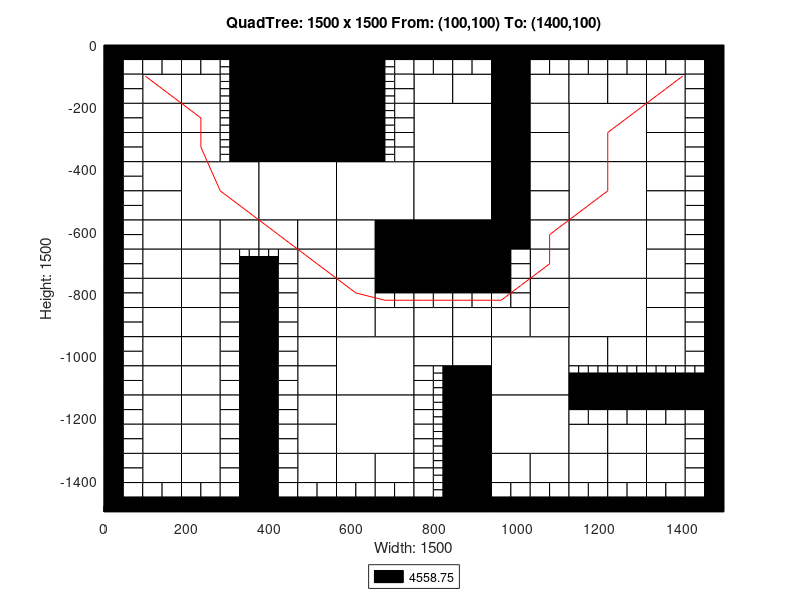

The MATLAB script that drew this image:
axis([0 1500 -1500 0]);
title('QuadTree: 1500 x 1500 From: (100,100) To: (1400,100)');
xlabel('Width: 1500');
ylabel('Height: 1500');
rectangle('Position',[375 -187.5 187.5 187.5], 'FaceColor',[0 0 0]);
rectangle('Position',[375 -375 187.5 187.5], 'FaceColor',[0 0 0]);
rectangle('Position',[187.5 -562.5 187.5 187.5], 'FaceColor',[1 1 1]);
rectangle('Position',[375 -562.5 187.5 187.5], 'FaceColor',[1 1 1]);
rectangle('Position',[562.5 -562.5 187.5 187.5], 'FaceColor',[1 1 1]);
rectangle('Position',[750 -375 187.5 187.5], 'FaceColor',[1 1 1]);
rectangle('Position',[1125 -375 187.5 187.5], 'FaceColor',[1 1 1]);
rectangle('Position',[750 -562.5 187.5 187.5], 'FaceColor',[1 1 1]);
rectangle('Position',[750 -750 187.5 187.5], 'FaceColor',[0 0 0]);
rectangle('Position',[1125 -562.5 187.5 187.5], 'FaceColor',[1 1 1]);
rectangle('Position',[1125 -750 187.5 187.5], 'FaceColor',[1 1 1]);
rectangle('Position',[562.5 -1125 187.5 187.5], 'FaceColor',[1 1 1]);
rectangle('Position',[562.5 -1312.5 187.5 187.5], 'FaceColor',[1 1 1]);
rectangle('Position',[937.5 -1125 187.5 187.5], 'FaceColor',[1 1 1]);
rectangle('Position',[1125 -937.5 187.5 187.5], 'FaceColor',[1 1 1]);
rectangle('Position',[937.5 -1312.5 187.5 187.5], 'FaceColor',[1 1 1]);
rectangle('Position',[93.75 -187.5 93.75 93.75], 'FaceColor',[1 1 1]);
rectangle('Position',[187.5 -187.5 93.75 93.75], 'FaceColor',[1 1 1]);
rectangle('Position',[93.75 -281.25 93.75 93.75], 'FaceColor',[1 1 1]);
rectangle('Position',[93.75 -375 93.75 93.75], 'FaceColor',[1 1 1]);
rectangle('Position',[187.5 -281.25 93.75 93.75], 'FaceColor',[1 1 1]);
rectangle('Position',[187.5 -375 93.75 93.75], 'FaceColor',[1 1 1]);
rectangle('Position',[562.5 -93.75 93.75 93.75], 'FaceColor',[0 0 0]);
rectangle('Position',[562.5 -187.5 93.75 93.75], 'FaceColor',[0 0 0]);
rectangle('Position',[562.5 -281.25 93.75 93.75], 'FaceColor',[0 0 0]);
rectangle('Position',[562.5 -375 93.75 93.75], 'FaceColor',[0 0 0]);
rectangle('Position',[93.75 -468.75 93.75 93.75], 'FaceColor',[1 1 1]);
rectangle('Position',[93.75 -562.5 93.75 93.75], 'FaceColor',[1 1 1]);
rectangle('Position',[93.75 -656.25 93.75 93.75], 'FaceColor',[1 1 1]);
rectangle('Position',[93.75 -750 93.75 93.75], 'FaceColor',[1 1 1]);
rectangle('Position',[187.5 -656.25 93.75 93.75], 'FaceColor',[1 1 1]);
rectangle('Position',[281.25 -656.25 93.75 93.75], 'FaceColor',[1 1 1]);
rectangle('Position',[187.5 -750 93.75 93.75], 'FaceColor',[1 1 1]);
rectangle('Position',[375 -656.25 93.75 93.75], 'FaceColor',[1 1 1]);
rectangle('Position',[468.75 -656.25 93.75 93.75], 'FaceColor',[1 1 1]);
rectangle('Position',[468.75 -750 93.75 93.75], 'FaceColor',[1 1 1]);
rectangle('Position',[562.5 -656.25 93.75 93.75], 'FaceColor',[1 1 1]);
rectangle('Position',[656.25 -656.25 93.75 93.75], 'FaceColor',[0 0 0]);
rectangle('Position',[562.5 -750 93.75 93.75], 'FaceColor',[1 1 1]);
rectangle('Position',[656.25 -750 93.75 93.75], 'FaceColor',[0 0 0]);
rectangle('Position',[750 -187.5 93.75 93.75], 'FaceColor',[1 1 1]);
rectangle('Position',[843.75 -187.5 93.75 93.75], 'FaceColor',[1 1 1]);
rectangle('Position',[937.5 -93.75 93.75 93.75], 'FaceColor',[0 0 0]);
rectangle('Position',[937.5 -187.5 93.75 93.75], 'FaceColor',[0 0 0]);
rectangle('Position',[1031.25 -187.5 93.75 93.75], 'FaceColor',[1 1 1]);
rectangle('Position',[937.5 -281.25 93.75 93.75], 'FaceColor',[0 0 0]);
rectangle('Position',[1031.25 -281.25 93.75 93.75], 'FaceColor',[1 1 1]);
rectangle('Position',[937.5 -375 93.75 93.75], 'FaceColor',[0 0 0]);
rectangle('Position',[1031.25 -375 93.75 93.75], 'FaceColor',[1 1 1]);
rectangle('Position',[1125 -187.5 93.75 93.75], 'FaceColor',[1 1 1]);
rectangle('Position',[1218.75 -187.5 93.75 93.75], 'FaceColor',[1 1 1]);
rectangle('Position',[1312.5 -187.5 93.75 93.75], 'FaceColor',[1 1 1]);
rectangle('Position',[1312.5 -281.25 93.75 93.75], 'FaceColor',[1 1 1]);
rectangle('Position',[1312.5 -375 93.75 93.75], 'FaceColor',[1 1 1]);
rectangle('Position',[937.5 -468.75 93.75 93.75], 'FaceColor',[0 0 0]);
rectangle('Position',[1031.25 -468.75 93.75 93.75], 'FaceColor',[1 1 1]);
rectangle('Position',[937.5 -562.5 93.75 93.75], 'FaceColor',[0 0 0]);
rectangle('Position',[1031.25 -562.5 93.75 93.75], 'FaceColor',[1 1 1]);
rectangle('Position',[937.5 -656.25 93.75 93.75], 'FaceColor',[0 0 0]);
rectangle('Position',[1031.25 -656.25 93.75 93.75], 'FaceColor',[1 1 1]);
rectangle('Position',[1031.25 -750 93.75 93.75], 'FaceColor',[1 1 1]);
rectangle('Position',[1312.5 -468.75 93.75 93.75], 'FaceColor',[1 1 1]);
rectangle('Position',[1312.5 -562.5 93.75 93.75], 'FaceColor',[1 1 1]);
rectangle('Position',[1312.5 -656.25 93.75 93.75], 'FaceColor',[1 1 1]);
rectangle('Position',[1312.5 -750 93.75 93.75], 'FaceColor',[1 1 1]);
rectangle('Position',[93.75 -843.75 93.75 93.75], 'FaceColor',[1 1 1]);
rectangle('Position',[93.75 -937.5 93.75 93.75], 'FaceColor',[1 1 1]);
rectangle('Position',[187.5 -843.75 93.75 93.75], 'FaceColor',[1 1 1]);
rectangle('Position',[187.5 -937.5 93.75 93.75], 'FaceColor',[1 1 1]);
rectangle('Position',[93.75 -1031.25 93.75 93.75], 'FaceColor',[1 1 1]);
rectangle('Position',[93.75 -1125 93.75 93.75], 'FaceColor',[1 1 1]);
rectangle('Position',[187.5 -1031.25 93.75 93.75], 'FaceColor',[1 1 1]);
rectangle('Position',[187.5 -1125 93.75 93.75], 'FaceColor',[1 1 1]);
rectangle('Position',[468.75 -843.75 93.75 93.75], 'FaceColor',[1 1 1]);
rectangle('Position',[468.75 -937.5 93.75 93.75], 'FaceColor',[1 1 1]);
rectangle('Position',[562.5 -843.75 93.75 93.75], 'FaceColor',[1 1 1]);
rectangle('Position',[562.5 -937.5 93.75 93.75], 'FaceColor',[1 1 1]);
rectangle('Position',[656.25 -937.5 93.75 93.75], 'FaceColor',[1 1 1]);
rectangle('Position',[468.75 -1031.25 93.75 93.75], 'FaceColor',[1 1 1]);
rectangle('Position',[468.75 -1125 93.75 93.75], 'FaceColor',[1 1 1]);
rectangle('Position',[93.75 -1218.75 93.75 93.75], 'FaceColor',[1 1 1]);
rectangle('Position',[93.75 -1312.5 93.75 93.75], 'FaceColor',[1 1 1]);
rectangle('Position',[187.5 -1218.75 93.75 93.75], 'FaceColor',[1 1 1]);
rectangle('Position',[187.5 -1312.5 93.75 93.75], 'FaceColor',[1 1 1]);
rectangle('Position',[93.75 -1406.25 93.75 93.75], 'FaceColor',[1 1 1]);
rectangle('Position',[187.5 -1406.25 93.75 93.75], 'FaceColor',[1 1 1]);
rectangle('Position',[468.75 -1218.75 93.75 93.75], 'FaceColor',[1 1 1]);
rectangle('Position',[468.75 -1312.5 93.75 93.75], 'FaceColor',[1 1 1]);
rectangle('Position',[468.75 -1406.25 93.75 93.75], 'FaceColor',[1 1 1]);
rectangle('Position',[562.5 -1406.25 93.75 93.75], 'FaceColor',[1 1 1]);
rectangle('Position',[656.25 -1406.25 93.75 93.75], 'FaceColor',[1 1 1]);
rectangle('Position',[750 -937.5 93.75 93.75], 'FaceColor',[1 1 1]);
rectangle('Position',[843.75 -937.5 93.75 93.75], 'FaceColor',[1 1 1]);
rectangle('Position',[1031.25 -843.75 93.75 93.75], 'FaceColor',[1 1 1]);
rectangle('Position',[937.5 -937.5 93.75 93.75], 'FaceColor',[1 1 1]);
rectangle('Position',[1031.25 -937.5 93.75 93.75], 'FaceColor',[1 1 1]);
rectangle('Position',[750 -1031.25 93.75 93.75], 'FaceColor',[1 1 1]);
rectangle('Position',[843.75 -1031.25 93.75 93.75], 'FaceColor',[1 1 1]);
rectangle('Position',[843.75 -1125 93.75 93.75], 'FaceColor',[0 0 0]);
rectangle('Position',[1312.5 -843.75 93.75 93.75], 'FaceColor',[1 1 1]);
rectangle('Position',[1312.5 -937.5 93.75 93.75], 'FaceColor',[1 1 1]);
rectangle('Position',[1125 -1031.25 93.75 93.75], 'FaceColor',[1 1 1]);
rectangle('Position',[1218.75 -1031.25 93.75 93.75], 'FaceColor',[1 1 1]);
rectangle('Position',[1312.5 -1031.25 93.75 93.75], 'FaceColor',[1 1 1]);
rectangle('Position',[843.75 -1218.75 93.75 93.75], 'FaceColor',[0 0 0]);
rectangle('Position',[843.75 -1312.5 93.75 93.75], 'FaceColor',[0 0 0]);
rectangle('Position',[843.75 -1406.25 93.75 93.75], 'FaceColor',[0 0 0]);
rectangle('Position',[843.75 -1500 93.75 93.75], 'FaceColor',[0 0 0]);
rectangle('Position',[937.5 -1406.25 93.75 93.75], 'FaceColor',[1 1 1]);
rectangle('Position',[1031.25 -1406.25 93.75 93.75], 'FaceColor',[1 1 1]);
rectangle('Position',[1125 -1312.5 93.75 93.75], 'FaceColor',[1 1 1]);
rectangle('Position',[1218.75 -1312.5 93.75 93.75], 'FaceColor',[1 1 1]);
rectangle('Position',[1312.5 -1312.5 93.75 93.75], 'FaceColor',[1 1 1]);
rectangle('Position',[1125 -1406.25 93.75 93.75], 'FaceColor',[1 1 1]);
rectangle('Position',[1218.75 -1406.25 93.75 93.75], 'FaceColor',[1 1 1]);
rectangle('Position',[1312.5 -1406.25 93.75 93.75], 'FaceColor',[1 1 1]);
rectangle('Position',[0 -46.875 46.875 46.875], 'FaceColor',[0 0 0]);
rectangle('Position',[46.875 -46.875 46.875 46.875], 'FaceColor',[0 0 0]);
rectangle('Position',[0 -93.75 46.875 46.875], 'FaceColor',[0 0 0]);
rectangle('Position',[46.875 -93.75 46.875 46.875], 'FaceColor',[1 1 1]);
rectangle('Position',[93.75 -46.875 46.875 46.875], 'FaceColor',[0 0 0]);
rectangle('Position',[140.625 -46.875 46.875 46.875], 'FaceColor',[0 0 0]);
rectangle('Position',[93.75 -93.75 46.875 46.875], 'FaceColor',[1 1 1]);
rectangle('Position',[140.625 -93.75 46.875 46.875], 'FaceColor',[1 1 1]);
rectangle('Position',[0 -140.625 46.875 46.875], 'FaceColor',[0 0 0]);
rectangle('Position',[46.875 -140.625 46.875 46.875], 'FaceColor',[1 1 1]);
rectangle('Position',[0 -187.5 46.875 46.875], 'FaceColor',[0 0 0]);
rectangle('Position',[46.875 -187.5 46.875 46.875], 'FaceColor',[1 1 1]);
rectangle('Position',[187.5 -46.875 46.875 46.875], 'FaceColor',[0 0 0]);
rectangle('Position',[234.375 -46.875 46.875 46.875], 'FaceColor',[0 0 0]);
rectangle('Position',[187.5 -93.75 46.875 46.875], 'FaceColor',[1 1 1]);
rectangle('Position',[234.375 -93.75 46.875 46.875], 'FaceColor',[1 1 1]);
rectangle('Position',[281.25 -46.875 46.875 46.875], 'FaceColor',[0 0 0]);
rectangle('Position',[328.125 -46.875 46.875 46.875], 'FaceColor',[0 0 0]);
rectangle('Position',[328.125 -93.75 46.875 46.875], 'FaceColor',[0 0 0]);
rectangle('Position',[328.125 -140.625 46.875 46.875], 'FaceColor',[0 0 0]);
rectangle('Position',[328.125 -187.5 46.875 46.875], 'FaceColor',[0 0 0]);
rectangle('Position',[0 -234.375 46.875 46.875], 'FaceColor',[0 0 0]);
rectangle('Position',[46.875 -234.375 46.875 46.875], 'FaceColor',[1 1 1]);
rectangle('Position',[0 -281.25 46.875 46.875], 'FaceColor',[0 0 0]);
rectangle('Position',[46.875 -281.25 46.875 46.875], 'FaceColor',[1 1 1]);
rectangle('Position',[0 -328.125 46.875 46.875], 'FaceColor',[0 0 0]);
rectangle('Position',[46.875 -328.125 46.875 46.875], 'FaceColor',[1 1 1]);
rectangle('Position',[0 -375 46.875 46.875], 'FaceColor',[0 0 0]);
rectangle('Position',[46.875 -375 46.875 46.875], 'FaceColor',[1 1 1]);
rectangle('Position',[328.125 -234.375 46.875 46.875], 'FaceColor',[0 0 0]);
rectangle('Position',[328.125 -281.25 46.875 46.875], 'FaceColor',[0 0 0]);
rectangle('Position',[328.125 -328.125 46.875 46.875], 'FaceColor',[0 0 0]);
rectangle('Position',[328.125 -375 46.875 46.875], 'FaceColor',[0 0 0]);
rectangle('Position',[656.25 -46.875 46.875 46.875], 'FaceColor',[0 0 0]);
rectangle('Position',[703.125 -46.875 46.875 46.875], 'FaceColor',[0 0 0]);
rectangle('Position',[703.125 -93.75 46.875 46.875], 'FaceColor',[1 1 1]);
rectangle('Position',[703.125 -140.625 46.875 46.875], 'FaceColor',[1 1 1]);
rectangle('Position',[703.125 -187.5 46.875 46.875], 'FaceColor',[1 1 1]);
rectangle('Position',[703.125 -234.375 46.875 46.875], 'FaceColor',[1 1 1]);
rectangle('Position',[703.125 -281.25 46.875 46.875], 'FaceColor',[1 1 1]);
rectangle('Position',[703.125 -328.125 46.875 46.875], 'FaceColor',[1 1 1]);
rectangle('Position',[703.125 -375 46.875 46.875], 'FaceColor',[1 1 1]);
rectangle('Position',[0 -421.875 46.875 46.875], 'FaceColor',[0 0 0]);
rectangle('Position',[46.875 -421.875 46.875 46.875], 'FaceColor',[1 1 1]);
rectangle('Position',[0 -468.75 46.875 46.875], 'FaceColor',[0 0 0]);
rectangle('Position',[46.875 -468.75 46.875 46.875], 'FaceColor',[1 1 1]);
rectangle('Position',[0 -515.625 46.875 46.875], 'FaceColor',[0 0 0]);
rectangle('Position',[46.875 -515.625 46.875 46.875], 'FaceColor',[1 1 1]);
rectangle('Position',[0 -562.5 46.875 46.875], 'FaceColor',[0 0 0]);
rectangle('Position',[46.875 -562.5 46.875 46.875], 'FaceColor',[1 1 1]);
rectangle('Position',[0 -609.375 46.875 46.875], 'FaceColor',[0 0 0]);
rectangle('Position',[46.875 -609.375 46.875 46.875], 'FaceColor',[1 1 1]);
rectangle('Position',[0 -656.25 46.875 46.875], 'FaceColor',[0 0 0]);
rectangle('Position',[46.875 -656.25 46.875 46.875], 'FaceColor',[1 1 1]);
rectangle('Position',[0 -703.125 46.875 46.875], 'FaceColor',[0 0 0]);
rectangle('Position',[46.875 -703.125 46.875 46.875], 'FaceColor',[1 1 1]);
rectangle('Position',[0 -750 46.875 46.875], 'FaceColor',[0 0 0]);
rectangle('Position',[46.875 -750 46.875 46.875], 'FaceColor',[1 1 1]);
rectangle('Position',[281.25 -703.125 46.875 46.875], 'FaceColor',[1 1 1]);
rectangle('Position',[281.25 -750 46.875 46.875], 'FaceColor',[1 1 1]);
rectangle('Position',[328.125 -750 46.875 46.875], 'FaceColor',[0 0 0]);
rectangle('Position',[421.875 -703.125 46.875 46.875], 'FaceColor',[1 1 1]);
rectangle('Position',[375 -750 46.875 46.875], 'FaceColor',[0 0 0]);
rectangle('Position',[421.875 -750 46.875 46.875], 'FaceColor',[1 1 1]);
rectangle('Position',[750 -46.875 46.875 46.875], 'FaceColor',[0 0 0]);
rectangle('Position',[796.875 -46.875 46.875 46.875], 'FaceColor',[0 0 0]);
rectangle('Position',[750 -93.75 46.875 46.875], 'FaceColor',[1 1 1]);
rectangle('Position',[796.875 -93.75 46.875 46.875], 'FaceColor',[1 1 1]);
rectangle('Position',[843.75 -46.875 46.875 46.875], 'FaceColor',[0 0 0]);
rectangle('Position',[890.625 -46.875 46.875 46.875], 'FaceColor',[0 0 0]);
rectangle('Position',[843.75 -93.75 46.875 46.875], 'FaceColor',[1 1 1]);
rectangle('Position',[890.625 -93.75 46.875 46.875], 'FaceColor',[1 1 1]);
rectangle('Position',[1031.25 -46.875 46.875 46.875], 'FaceColor',[0 0 0]);
rectangle('Position',[1078.12 -46.875 46.875 46.875], 'FaceColor',[0 0 0]);
rectangle('Position',[1031.25 -93.75 46.875 46.875], 'FaceColor',[1 1 1]);
rectangle('Position',[1078.12 -93.75 46.875 46.875], 'FaceColor',[1 1 1]);
rectangle('Position',[1125 -46.875 46.875 46.875], 'FaceColor',[0 0 0]);
rectangle('Position',[1171.88 -46.875 46.875 46.875], 'FaceColor',[0 0 0]);
rectangle('Position',[1125 -93.75 46.875 46.875], 'FaceColor',[1 1 1]);
rectangle('Position',[1171.88 -93.75 46.875 46.875], 'FaceColor',[1 1 1]);
rectangle('Position',[1218.75 -46.875 46.875 46.875], 'FaceColor',[0 0 0]);
rectangle('Position',[1265.62 -46.875 46.875 46.875], 'FaceColor',[0 0 0]);
rectangle('Position',[1218.75 -93.75 46.875 46.875], 'FaceColor',[1 1 1]);
rectangle('Position',[1265.62 -93.75 46.875 46.875], 'FaceColor',[1 1 1]);
rectangle('Position',[1312.5 -46.875 46.875 46.875], 'FaceColor',[0 0 0]);
rectangle('Position',[1359.38 -46.875 46.875 46.875], 'FaceColor',[0 0 0]);
rectangle('Position',[1312.5 -93.75 46.875 46.875], 'FaceColor',[1 1 1]);
rectangle('Position',[1359.38 -93.75 46.875 46.875], 'FaceColor',[1 1 1]);
rectangle('Position',[1406.25 -46.875 46.875 46.875], 'FaceColor',[0 0 0]);
rectangle('Position',[1453.12 -46.875 46.875 46.875], 'FaceColor',[0 0 0]);
rectangle('Position',[1406.25 -93.75 46.875 46.875], 'FaceColor',[1 1 1]);
rectangle('Position',[1453.12 -93.75 46.875 46.875], 'FaceColor',[0 0 0]);
rectangle('Position',[1406.25 -140.625 46.875 46.875], 'FaceColor',[1 1 1]);
rectangle('Position',[1453.12 -140.625 46.875 46.875], 'FaceColor',[0 0 0]);
rectangle('Position',[1406.25 -187.5 46.875 46.875], 'FaceColor',[1 1 1]);
rectangle('Position',[1453.12 -187.5 46.875 46.875], 'FaceColor',[0 0 0]);
rectangle('Position',[1406.25 -234.375 46.875 46.875], 'FaceColor',[1 1 1]);
rectangle('Position',[1453.12 -234.375 46.875 46.875], 'FaceColor',[0 0 0]);
rectangle('Position',[1406.25 -281.25 46.875 46.875], 'FaceColor',[1 1 1]);
rectangle('Position',[1453.12 -281.25 46.875 46.875], 'FaceColor',[0 0 0]);
rectangle('Position',[1406.25 -328.125 46.875 46.875], 'FaceColor',[1 1 1]);
rectangle('Position',[1453.12 -328.125 46.875 46.875], 'FaceColor',[0 0 0]);
rectangle('Position',[1406.25 -375 46.875 46.875], 'FaceColor',[1 1 1]);
rectangle('Position',[1453.12 -375 46.875 46.875], 'FaceColor',[0 0 0]);
rectangle('Position',[937.5 -703.125 46.875 46.875], 'FaceColor',[0 0 0]);
rectangle('Position',[984.375 -703.125 46.875 46.875], 'FaceColor',[1 1 1]);
rectangle('Position',[937.5 -750 46.875 46.875], 'FaceColor',[0 0 0]);
rectangle('Position',[984.375 -750 46.875 46.875], 'FaceColor',[1 1 1]);
rectangle('Position',[1406.25 -421.875 46.875 46.875], 'FaceColor',[1 1 1]);
rectangle('Position',[1453.12 -421.875 46.875 46.875], 'FaceColor',[0 0 0]);
rectangle('Position',[1406.25 -468.75 46.875 46.875], 'FaceColor',[1 1 1]);
rectangle('Position',[1453.12 -468.75 46.875 46.875], 'FaceColor',[0 0 0]);
rectangle('Position',[1406.25 -515.625 46.875 46.875], 'FaceColor',[1 1 1]);
rectangle('Position',[1453.12 -515.625 46.875 46.875], 'FaceColor',[0 0 0]);
rectangle('Position',[1406.25 -562.5 46.875 46.875], 'FaceColor',[1 1 1]);
rectangle('Position',[1453.12 -562.5 46.875 46.875], 'FaceColor',[0 0 0]);
rectangle('Position',[1406.25 -609.375 46.875 46.875], 'FaceColor',[1 1 1]);
rectangle('Position',[1453.12 -609.375 46.875 46.875], 'FaceColor',[0 0 0]);
rectangle('Position',[1406.25 -656.25 46.875 46.875], 'FaceColor',[1 1 1]);
rectangle('Position',[1453.12 -656.25 46.875 46.875], 'FaceColor',[0 0 0]);
rectangle('Position',[1406.25 -703.125 46.875 46.875], 'FaceColor',[1 1 1]);
rectangle('Position',[1453.12 -703.125 46.875 46.875], 'FaceColor',[0 0 0]);
rectangle('Position',[1406.25 -750 46.875 46.875], 'FaceColor',[1 1 1]);
rectangle('Position',[1453.12 -750 46.875 46.875], 'FaceColor',[0 0 0]);
rectangle('Position',[0 -796.875 46.875 46.875], 'FaceColor',[0 0 0]);
rectangle('Position',[46.875 -796.875 46.875 46.875], 'FaceColor',[1 1 1]);
rectangle('Position',[0 -843.75 46.875 46.875], 'FaceColor',[0 0 0]);
rectangle('Position',[46.875 -843.75 46.875 46.875], 'FaceColor',[1 1 1]);
rectangle('Position',[0 -890.625 46.875 46.875], 'FaceColor',[0 0 0]);
rectangle('Position',[46.875 -890.625 46.875 46.875], 'FaceColor',[1 1 1]);
rectangle('Position',[0 -937.5 46.875 46.875], 'FaceColor',[0 0 0]);
rectangle('Position',[46.875 -937.5 46.875 46.875], 'FaceColor',[1 1 1]);
rectangle('Position',[281.25 -796.875 46.875 46.875], 'FaceColor',[1 1 1]);
rectangle('Position',[328.125 -796.875 46.875 46.875], 'FaceColor',[0 0 0]);
rectangle('Position',[281.25 -843.75 46.875 46.875], 'FaceColor',[1 1 1]);
rectangle('Position',[328.125 -843.75 46.875 46.875], 'FaceColor',[0 0 0]);
rectangle('Position',[281.25 -890.625 46.875 46.875], 'FaceColor',[1 1 1]);
rectangle('Position',[328.125 -890.625 46.875 46.875], 'FaceColor',[0 0 0]);
rectangle('Position',[281.25 -937.5 46.875 46.875], 'FaceColor',[1 1 1]);
rectangle('Position',[328.125 -937.5 46.875 46.875], 'FaceColor',[0 0 0]);
rectangle('Position',[0 -984.375 46.875 46.875], 'FaceColor',[0 0 0]);
rectangle('Position',[46.875 -984.375 46.875 46.875], 'FaceColor',[1 1 1]);
rectangle('Position',[0 -1031.25 46.875 46.875], 'FaceColor',[0 0 0]);
rectangle('Position',[46.875 -1031.25 46.875 46.875], 'FaceColor',[1 1 1]);
rectangle('Position',[0 -1078.12 46.875 46.875], 'FaceColor',[0 0 0]);
rectangle('Position',[46.875 -1078.12 46.875 46.875], 'FaceColor',[1 1 1]);
rectangle('Position',[0 -1125 46.875 46.875], 'FaceColor',[0 0 0]);
rectangle('Position',[46.875 -1125 46.875 46.875], 'FaceColor',[1 1 1]);
rectangle('Position',[281.25 -984.375 46.875 46.875], 'FaceColor',[1 1 1]);
rectangle('Position',[328.125 -984.375 46.875 46.875], 'FaceColor',[0 0 0]);
rectangle('Position',[281.25 -1031.25 46.875 46.875], 'FaceColor',[1 1 1]);
rectangle('Position',[328.125 -1031.25 46.875 46.875], 'FaceColor',[0 0 0]);
rectangle('Position',[281.25 -1078.12 46.875 46.875], 'FaceColor',[1 1 1]);
rectangle('Position',[328.125 -1078.12 46.875 46.875], 'FaceColor',[0 0 0]);
rectangle('Position',[281.25 -1125 46.875 46.875], 'FaceColor',[1 1 1]);
rectangle('Position',[328.125 -1125 46.875 46.875], 'FaceColor',[0 0 0]);
rectangle('Position',[375 -796.875 46.875 46.875], 'FaceColor',[0 0 0]);
rectangle('Position',[421.875 -796.875 46.875 46.875], 'FaceColor',[1 1 1]);
rectangle('Position',[375 -843.75 46.875 46.875], 'FaceColor',[0 0 0]);
rectangle('Position',[421.875 -843.75 46.875 46.875], 'FaceColor',[1 1 1]);
rectangle('Position',[375 -890.625 46.875 46.875], 'FaceColor',[0 0 0]);
rectangle('Position',[421.875 -890.625 46.875 46.875], 'FaceColor',[1 1 1]);
rectangle('Position',[375 -937.5 46.875 46.875], 'FaceColor',[0 0 0]);
rectangle('Position',[421.875 -937.5 46.875 46.875], 'FaceColor',[1 1 1]);
rectangle('Position',[656.25 -796.875 46.875 46.875], 'FaceColor',[0 0 0]);
rectangle('Position',[703.125 -796.875 46.875 46.875], 'FaceColor',[0 0 0]);
rectangle('Position',[656.25 -843.75 46.875 46.875], 'FaceColor',[1 1 1]);
rectangle('Position',[703.125 -843.75 46.875 46.875], 'FaceColor',[1 1 1]);
rectangle('Position',[375 -984.375 46.875 46.875], 'FaceColor',[0 0 0]);
rectangle('Position',[421.875 -984.375 46.875 46.875], 'FaceColor',[1 1 1]);
rectangle('Position',[375 -1031.25 46.875 46.875], 'FaceColor',[0 0 0]);
rectangle('Position',[421.875 -1031.25 46.875 46.875], 'FaceColor',[1 1 1]);
rectangle('Position',[375 -1078.12 46.875 46.875], 'FaceColor',[0 0 0]);
rectangle('Position',[421.875 -1078.12 46.875 46.875], 'FaceColor',[1 1 1]);
rectangle('Position',[375 -1125 46.875 46.875], 'FaceColor',[0 0 0]);
rectangle('Position',[421.875 -1125 46.875 46.875], 'FaceColor',[1 1 1]);
rectangle('Position',[0 -1171.88 46.875 46.875], 'FaceColor',[0 0 0]);
rectangle('Position',[46.875 -1171.88 46.875 46.875], 'FaceColor',[1 1 1]);
rectangle('Position',[0 -1218.75 46.875 46.875], 'FaceColor',[0 0 0]);
rectangle('Position',[46.875 -1218.75 46.875 46.875], 'FaceColor',[1 1 1]);
rectangle('Position',[0 -1265.62 46.875 46.875], 'FaceColor',[0 0 0]);
rectangle('Position',[46.875 -1265.62 46.875 46.875], 'FaceColor',[1 1 1]);
rectangle('Position',[0 -1312.5 46.875 46.875], 'FaceColor',[0 0 0]);
rectangle('Position',[46.875 -1312.5 46.875 46.875], 'FaceColor',[1 1 1]);
rectangle('Position',[281.25 -1171.88 46.875 46.875], 'FaceColor',[1 1 1]);
rectangle('Position',[328.125 -1171.88 46.875 46.875], 'FaceColor',[0 0 0]);
rectangle('Position',[281.25 -1218.75 46.875 46.875], 'FaceColor',[1 1 1]);
rectangle('Position',[328.125 -1218.75 46.875 46.875], 'FaceColor',[0 0 0]);
rectangle('Position',[281.25 -1265.62 46.875 46.875], 'FaceColor',[1 1 1]);
rectangle('Position',[328.125 -1265.62 46.875 46.875], 'FaceColor',[0 0 0]);
rectangle('Position',[281.25 -1312.5 46.875 46.875], 'FaceColor',[1 1 1]);
rectangle('Position',[328.125 -1312.5 46.875 46.875], 'FaceColor',[0 0 0]);
rectangle('Position',[0 -1359.38 46.875 46.875], 'FaceColor',[0 0 0]);
rectangle('Position',[46.875 -1359.38 46.875 46.875], 'FaceColor',[1 1 1]);
rectangle('Position',[0 -1406.25 46.875 46.875], 'FaceColor',[0 0 0]);
rectangle('Position',[46.875 -1406.25 46.875 46.875], 'FaceColor',[1 1 1]);
rectangle('Position',[0 -1453.12 46.875 46.875], 'FaceColor',[0 0 0]);
rectangle('Position',[46.875 -1453.12 46.875 46.875], 'FaceColor',[1 1 1]);
rectangle('Position',[0 -1500 46.875 46.875], 'FaceColor',[0 0 0]);
rectangle('Position',[46.875 -1500 46.875 46.875], 'FaceColor',[0 0 0]);
rectangle('Position',[93.75 -1453.12 46.875 46.875], 'FaceColor',[1 1 1]);
rectangle('Position',[140.625 -1453.12 46.875 46.875], 'FaceColor',[1 1 1]);
rectangle('Position',[93.75 -1500 46.875 46.875], 'FaceColor',[0 0 0]);
rectangle('Position',[140.625 -1500 46.875 46.875], 'FaceColor',[0 0 0]);
rectangle('Position',[281.25 -1359.38 46.875 46.875], 'FaceColor',[1 1 1]);
rectangle('Position',[328.125 -1359.38 46.875 46.875], 'FaceColor',[0 0 0]);
rectangle('Position',[281.25 -1406.25 46.875 46.875], 'FaceColor',[1 1 1]);
rectangle('Position',[328.125 -1406.25 46.875 46.875], 'FaceColor',[0 0 0]);
rectangle('Position',[187.5 -1453.12 46.875 46.875], 'FaceColor',[1 1 1]);
rectangle('Position',[234.375 -1453.12 46.875 46.875], 'FaceColor',[1 1 1]);
rectangle('Position',[187.5 -1500 46.875 46.875], 'FaceColor',[0 0 0]);
rectangle('Position',[234.375 -1500 46.875 46.875], 'FaceColor',[0 0 0]);
rectangle('Position',[281.25 -1453.12 46.875 46.875], 'FaceColor',[1 1 1]);
rectangle('Position',[328.125 -1453.12 46.875 46.875], 'FaceColor',[0 0 0]);
rectangle('Position',[281.25 -1500 46.875 46.875], 'FaceColor',[0 0 0]);
rectangle('Position',[328.125 -1500 46.875 46.875], 'FaceColor',[0 0 0]);
rectangle('Position',[375 -1171.88 46.875 46.875], 'FaceColor',[0 0 0]);
rectangle('Position',[421.875 -1171.88 46.875 46.875], 'FaceColor',[1 1 1]);
rectangle('Position',[375 -1218.75 46.875 46.875], 'FaceColor',[0 0 0]);
rectangle('Position',[421.875 -1218.75 46.875 46.875], 'FaceColor',[1 1 1]);
rectangle('Position',[375 -1265.62 46.875 46.875], 'FaceColor',[0 0 0]);
rectangle('Position',[421.875 -1265.62 46.875 46.875], 'FaceColor',[1 1 1]);
rectangle('Position',[375 -1312.5 46.875 46.875], 'FaceColor',[0 0 0]);
rectangle('Position',[421.875 -1312.5 46.875 46.875], 'FaceColor',[1 1 1]);
rectangle('Position',[375 -1359.38 46.875 46.875], 'FaceColor',[0 0 0]);
rectangle('Position',[421.875 -1359.38 46.875 46.875], 'FaceColor',[1 1 1]);
rectangle('Position',[375 -1406.25 46.875 46.875], 'FaceColor',[0 0 0]);
rectangle('Position',[421.875 -1406.25 46.875 46.875], 'FaceColor',[1 1 1]);
rectangle('Position',[375 -1453.12 46.875 46.875], 'FaceColor',[0 0 0]);
rectangle('Position',[421.875 -1453.12 46.875 46.875], 'FaceColor',[1 1 1]);
rectangle('Position',[375 -1500 46.875 46.875], 'FaceColor',[0 0 0]);
rectangle('Position',[421.875 -1500 46.875 46.875], 'FaceColor',[0 0 0]);
rectangle('Position',[468.75 -1453.12 46.875 46.875], 'FaceColor',[1 1 1]);
rectangle('Position',[515.625 -1453.12 46.875 46.875], 'FaceColor',[1 1 1]);
rectangle('Position',[468.75 -1500 46.875 46.875], 'FaceColor',[0 0 0]);
rectangle('Position',[515.625 -1500 46.875 46.875], 'FaceColor',[0 0 0]);
rectangle('Position',[562.5 -1453.12 46.875 46.875], 'FaceColor',[1 1 1]);
rectangle('Position',[609.375 -1453.12 46.875 46.875], 'FaceColor',[1 1 1]);
rectangle('Position',[562.5 -1500 46.875 46.875], 'FaceColor',[0 0 0]);
rectangle('Position',[609.375 -1500 46.875 46.875], 'FaceColor',[0 0 0]);
rectangle('Position',[656.25 -1453.12 46.875 46.875], 'FaceColor',[1 1 1]);
rectangle('Position',[703.125 -1453.12 46.875 46.875], 'FaceColor',[1 1 1]);
rectangle('Position',[656.25 -1500 46.875 46.875], 'FaceColor',[0 0 0]);
rectangle('Position',[703.125 -1500 46.875 46.875], 'FaceColor',[0 0 0]);
rectangle('Position',[750 -796.875 46.875 46.875], 'FaceColor',[0 0 0]);
rectangle('Position',[796.875 -796.875 46.875 46.875], 'FaceColor',[0 0 0]);
rectangle('Position',[750 -843.75 46.875 46.875], 'FaceColor',[1 1 1]);
rectangle('Position',[796.875 -843.75 46.875 46.875], 'FaceColor',[1 1 1]);
rectangle('Position',[843.75 -796.875 46.875 46.875], 'FaceColor',[0 0 0]);
rectangle('Position',[890.625 -796.875 46.875 46.875], 'FaceColor',[0 0 0]);
rectangle('Position',[843.75 -843.75 46.875 46.875], 'FaceColor',[1 1 1]);
rectangle('Position',[890.625 -843.75 46.875 46.875], 'FaceColor',[1 1 1]);
rectangle('Position',[937.5 -796.875 46.875 46.875], 'FaceColor',[0 0 0]);
rectangle('Position',[984.375 -796.875 46.875 46.875], 'FaceColor',[1 1 1]);
rectangle('Position',[937.5 -843.75 46.875 46.875], 'FaceColor',[1 1 1]);
rectangle('Position',[984.375 -843.75 46.875 46.875], 'FaceColor',[1 1 1]);
rectangle('Position',[750 -1078.12 46.875 46.875], 'FaceColor',[1 1 1]);
rectangle('Position',[750 -1125 46.875 46.875], 'FaceColor',[1 1 1]);
rectangle('Position',[1406.25 -796.875 46.875 46.875], 'FaceColor',[1 1 1]);
rectangle('Position',[1453.12 -796.875 46.875 46.875], 'FaceColor',[0 0 0]);
rectangle('Position',[1406.25 -843.75 46.875 46.875], 'FaceColor',[1 1 1]);
rectangle('Position',[1453.12 -843.75 46.875 46.875], 'FaceColor',[0 0 0]);
rectangle('Position',[1406.25 -890.625 46.875 46.875], 'FaceColor',[1 1 1]);
rectangle('Position',[1453.12 -890.625 46.875 46.875], 'FaceColor',[0 0 0]);
rectangle('Position',[1406.25 -937.5 46.875 46.875], 'FaceColor',[1 1 1]);
rectangle('Position',[1453.12 -937.5 46.875 46.875], 'FaceColor',[0 0 0]);
rectangle('Position',[1125 -1125 46.875 46.875], 'FaceColor',[0 0 0]);
rectangle('Position',[1171.88 -1125 46.875 46.875], 'FaceColor',[0 0 0]);
rectangle('Position',[1218.75 -1125 46.875 46.875], 'FaceColor',[0 0 0]);
rectangle('Position',[1265.62 -1125 46.875 46.875], 'FaceColor',[0 0 0]);
rectangle('Position',[1406.25 -984.375 46.875 46.875], 'FaceColor',[1 1 1]);
rectangle('Position',[1453.12 -984.375 46.875 46.875], 'FaceColor',[0 0 0]);
rectangle('Position',[1406.25 -1031.25 46.875 46.875], 'FaceColor',[1 1 1]);
rectangle('Position',[1453.12 -1031.25 46.875 46.875], 'FaceColor',[0 0 0]);
rectangle('Position',[1312.5 -1125 46.875 46.875], 'FaceColor',[0 0 0]);
rectangle('Position',[1359.38 -1125 46.875 46.875], 'FaceColor',[0 0 0]);
rectangle('Position',[1453.12 -1078.12 46.875 46.875], 'FaceColor',[0 0 0]);
rectangle('Position',[1406.25 -1125 46.875 46.875], 'FaceColor',[0 0 0]);
rectangle('Position',[1453.12 -1125 46.875 46.875], 'FaceColor',[0 0 0]);
rectangle('Position',[750 -1171.88 46.875 46.875], 'FaceColor',[1 1 1]);
rectangle('Position',[750 -1218.75 46.875 46.875], 'FaceColor',[1 1 1]);
rectangle('Position',[750 -1265.62 46.875 46.875], 'FaceColor',[1 1 1]);
rectangle('Position',[750 -1312.5 46.875 46.875], 'FaceColor',[1 1 1]);
rectangle('Position',[750 -1359.38 46.875 46.875], 'FaceColor',[1 1 1]);
rectangle('Position',[750 -1406.25 46.875 46.875], 'FaceColor',[1 1 1]);
rectangle('Position',[750 -1453.12 46.875 46.875], 'FaceColor',[1 1 1]);
rectangle('Position',[750 -1500 46.875 46.875], 'FaceColor',[0 0 0]);
rectangle('Position',[796.875 -1500 46.875 46.875], 'FaceColor',[0 0 0]);
rectangle('Position',[937.5 -1453.12 46.875 46.875], 'FaceColor',[1 1 1]);
rectangle('Position',[984.375 -1453.12 46.875 46.875], 'FaceColor',[1 1 1]);
rectangle('Position',[937.5 -1500 46.875 46.875], 'FaceColor',[0 0 0]);
rectangle('Position',[984.375 -1500 46.875 46.875], 'FaceColor',[0 0 0]);
rectangle('Position',[1031.25 -1453.12 46.875 46.875], 'FaceColor',[1 1 1]);
rectangle('Position',[1078.12 -1453.12 46.875 46.875], 'FaceColor',[1 1 1]);
rectangle('Position',[1031.25 -1500 46.875 46.875], 'FaceColor',[0 0 0]);
rectangle('Position',[1078.12 -1500 46.875 46.875], 'FaceColor',[0 0 0]);
rectangle('Position',[1125 -1171.88 46.875 46.875], 'FaceColor',[0 0 0]);
rectangle('Position',[1171.88 -1171.88 46.875 46.875], 'FaceColor',[0 0 0]);
rectangle('Position',[1125 -1218.75 46.875 46.875], 'FaceColor',[1 1 1]);
rectangle('Position',[1171.88 -1218.75 46.875 46.875], 'FaceColor',[1 1 1]);
rectangle('Position',[1218.75 -1171.88 46.875 46.875], 'FaceColor',[0 0 0]);
rectangle('Position',[1265.62 -1171.88 46.875 46.875], 'FaceColor',[0 0 0]);
rectangle('Position',[1218.75 -1218.75 46.875 46.875], 'FaceColor',[1 1 1]);
rectangle('Position',[1265.62 -1218.75 46.875 46.875], 'FaceColor',[1 1 1]);
rectangle('Position',[1312.5 -1171.88 46.875 46.875], 'FaceColor',[0 0 0]);
rectangle('Position',[1359.38 -1171.88 46.875 46.875], 'FaceColor',[0 0 0]);
rectangle('Position',[1312.5 -1218.75 46.875 46.875], 'FaceColor',[1 1 1]);
rectangle('Position',[1359.38 -1218.75 46.875 46.875], 'FaceColor',[1 1 1]);
rectangle('Position',[1406.25 -1171.88 46.875 46.875], 'FaceColor',[0 0 0]);
rectangle('Position',[1453.12 -1171.88 46.875 46.875], 'FaceColor',[0 0 0]);
rectangle('Position',[1406.25 -1218.75 46.875 46.875], 'FaceColor',[1 1 1]);
rectangle('Position',[1453.12 -1218.75 46.875 46.875], 'FaceColor',[0 0 0]);
rectangle('Position',[1406.25 -1265.62 46.875 46.875], 'FaceColor',[1 1 1]);
rectangle('Position',[1453.12 -1265.62 46.875 46.875], 'FaceColor',[0 0 0]);
rectangle('Position',[1406.25 -1312.5 46.875 46.875], 'FaceColor',[1 1 1]);
rectangle('Position',[1453.12 -1312.5 46.875 46.875], 'FaceColor',[0 0 0]);
rectangle('Position',[1125 -1453.12 46.875 46.875], 'FaceColor',[1 1 1]);
rectangle('Position',[1171.88 -1453.12 46.875 46.875], 'FaceColor',[1 1 1]);
rectangle('Position',[1125 -1500 46.875 46.875], 'FaceColor',[0 0 0]);
rectangle('Position',[1171.88 -1500 46.875 46.875], 'FaceColor',[0 0 0]);
rectangle('Position',[1218.75 -1453.12 46.875 46.875], 'FaceColor',[1 1 1]);
rectangle('Position',[1265.62 -1453.12 46.875 46.875], 'FaceColor',[1 1 1]);
rectangle('Position',[1218.75 -1500 46.875 46.875], 'FaceColor',[0 0 0]);
rectangle('Position',[1265.62 -1500 46.875 46.875], 'FaceColor',[0 0 0]);
rectangle('Position',[1406.25 -1359.38 46.875 46.875], 'FaceColor',[1 1 1]);
rectangle('Position',[1453.12 -1359.38 46.875 46.875], 'FaceColor',[0 0 0]);
rectangle('Position',[1406.25 -1406.25 46.875 46.875], 'FaceColor',[1 1 1]);
rectangle('Position',[1453.12 -1406.25 46.875 46.875], 'FaceColor',[0 0 0]);
rectangle('Position',[1312.5 -1453.12 46.875 46.875], 'FaceColor',[1 1 1]);
rectangle('Position',[1359.38 -1453.12 46.875 46.875], 'FaceColor',[1 1 1]);
rectangle('Position',[1312.5 -1500 46.875 46.875], 'FaceColor',[0 0 0]);
rectangle('Position',[1359.38 -1500 46.875 46.875], 'FaceColor',[0 0 0]);
rectangle('Position',[1406.25 -1453.12 46.875 46.875], 'FaceColor',[1 1 1]);
rectangle('Position',[1453.12 -1453.12 46.875 46.875], 'FaceColor',[0 0 0]);
rectangle('Position',[1406.25 -1500 46.875 46.875], 'FaceColor',[0 0 0]);
rectangle('Position',[1453.12 -1500 46.875 46.875], 'FaceColor',[0 0 0]);
rectangle('Position',[281.25 -70.3125 23.4375 23.4375], 'FaceColor',[1 1 1]);
rectangle('Position',[304.688 -70.3125 23.4375 23.4375], 'FaceColor',[0 0 0]);
rectangle('Position',[281.25 -93.75 23.4375 23.4375], 'FaceColor',[1 1 1]);
rectangle('Position',[304.688 -93.75 23.4375 23.4375], 'FaceColor',[0 0 0]);
rectangle('Position',[281.25 -117.188 23.4375 23.4375], 'FaceColor',[1 1 1]);
rectangle('Position',[304.688 -117.188 23.4375 23.4375], 'FaceColor',[0 0 0]);
rectangle('Position',[281.25 -140.625 23.4375 23.4375], 'FaceColor',[1 1 1]);
rectangle('Position',[304.688 -140.625 23.4375 23.4375], 'FaceColor',[0 0 0]);
rectangle('Position',[281.25 -164.062 23.4375 23.4375], 'FaceColor',[1 1 1]);
rectangle('Position',[304.688 -164.062 23.4375 23.4375], 'FaceColor',[0 0 0]);
rectangle('Position',[281.25 -187.5 23.4375 23.4375], 'FaceColor',[1 1 1]);
rectangle('Position',[304.688 -187.5 23.4375 23.4375], 'FaceColor',[0 0 0]);
rectangle('Position',[281.25 -210.938 23.4375 23.4375], 'FaceColor',[1 1 1]);
rectangle('Position',[304.688 -210.938 23.4375 23.4375], 'FaceColor',[0 0 0]);
rectangle('Position',[281.25 -234.375 23.4375 23.4375], 'FaceColor',[1 1 1]);
rectangle('Position',[304.688 -234.375 23.4375 23.4375], 'FaceColor',[0 0 0]);
rectangle('Position',[281.25 -257.812 23.4375 23.4375], 'FaceColor',[1 1 1]);
rectangle('Position',[304.688 -257.812 23.4375 23.4375], 'FaceColor',[0 0 0]);
rectangle('Position',[281.25 -281.25 23.4375 23.4375], 'FaceColor',[1 1 1]);
rectangle('Position',[304.688 -281.25 23.4375 23.4375], 'FaceColor',[0 0 0]);
rectangle('Position',[281.25 -304.688 23.4375 23.4375], 'FaceColor',[1 1 1]);
rectangle('Position',[304.688 -304.688 23.4375 23.4375], 'FaceColor',[0 0 0]);
rectangle('Position',[281.25 -328.125 23.4375 23.4375], 'FaceColor',[1 1 1]);
rectangle('Position',[304.688 -328.125 23.4375 23.4375], 'FaceColor',[0 0 0]);
rectangle('Position',[281.25 -351.562 23.4375 23.4375], 'FaceColor',[1 1 1]);
rectangle('Position',[304.688 -351.562 23.4375 23.4375], 'FaceColor',[0 0 0]);
rectangle('Position',[281.25 -375 23.4375 23.4375], 'FaceColor',[1 1 1]);
rectangle('Position',[304.688 -375 23.4375 23.4375], 'FaceColor',[0 0 0]);
rectangle('Position',[656.25 -70.3125 23.4375 23.4375], 'FaceColor',[0 0 0]);
rectangle('Position',[679.688 -70.3125 23.4375 23.4375], 'FaceColor',[1 1 1]);
rectangle('Position',[656.25 -93.75 23.4375 23.4375], 'FaceColor',[0 0 0]);
rectangle('Position',[679.688 -93.75 23.4375 23.4375], 'FaceColor',[1 1 1]);
rectangle('Position',[656.25 -117.188 23.4375 23.4375], 'FaceColor',[0 0 0]);
rectangle('Position',[679.688 -117.188 23.4375 23.4375], 'FaceColor',[1 1 1]);
rectangle('Position',[656.25 -140.625 23.4375 23.4375], 'FaceColor',[0 0 0]);
rectangle('Position',[679.688 -140.625 23.4375 23.4375], 'FaceColor',[1 1 1]);
rectangle('Position',[656.25 -164.062 23.4375 23.4375], 'FaceColor',[0 0 0]);
rectangle('Position',[679.688 -164.062 23.4375 23.4375], 'FaceColor',[1 1 1]);
rectangle('Position',[656.25 -187.5 23.4375 23.4375], 'FaceColor',[0 0 0]);
rectangle('Position',[679.688 -187.5 23.4375 23.4375], 'FaceColor',[1 1 1]);
rectangle('Position',[656.25 -210.938 23.4375 23.4375], 'FaceColor',[0 0 0]);
rectangle('Position',[679.688 -210.938 23.4375 23.4375], 'FaceColor',[1 1 1]);
rectangle('Position',[656.25 -234.375 23.4375 23.4375], 'FaceColor',[0 0 0]);
rectangle('Position',[679.688 -234.375 23.4375 23.4375], 'FaceColor',[1 1 1]);
rectangle('Position',[656.25 -257.812 23.4375 23.4375], 'FaceColor',[0 0 0]);
rectangle('Position',[679.688 -257.812 23.4375 23.4375], 'FaceColor',[1 1 1]);
rectangle('Position',[656.25 -281.25 23.4375 23.4375], 'FaceColor',[0 0 0]);
rectangle('Position',[679.688 -281.25 23.4375 23.4375], 'FaceColor',[1 1 1]);
rectangle('Position',[656.25 -304.688 23.4375 23.4375], 'FaceColor',[0 0 0]);
rectangle('Position',[679.688 -304.688 23.4375 23.4375], 'FaceColor',[1 1 1]);
rectangle('Position',[656.25 -328.125 23.4375 23.4375], 'FaceColor',[0 0 0]);
rectangle('Position',[679.688 -328.125 23.4375 23.4375], 'FaceColor',[1 1 1]);
rectangle('Position',[656.25 -351.562 23.4375 23.4375], 'FaceColor',[0 0 0]);
rectangle('Position',[679.688 -351.562 23.4375 23.4375], 'FaceColor',[1 1 1]);
rectangle('Position',[656.25 -375 23.4375 23.4375], 'FaceColor',[0 0 0]);
rectangle('Position',[679.688 -375 23.4375 23.4375], 'FaceColor',[1 1 1]);
rectangle('Position',[328.125 -679.688 23.4375 23.4375], 'FaceColor',[1 1 1]);
rectangle('Position',[351.562 -679.688 23.4375 23.4375], 'FaceColor',[1 1 1]);
rectangle('Position',[328.125 -703.125 23.4375 23.4375], 'FaceColor',[0 0 0]);
rectangle('Position',[351.562 -703.125 23.4375 23.4375], 'FaceColor',[0 0 0]);
rectangle('Position',[375 -679.688 23.4375 23.4375], 'FaceColor',[1 1 1]);
rectangle('Position',[398.438 -679.688 23.4375 23.4375], 'FaceColor',[1 1 1]);
rectangle('Position',[375 -703.125 23.4375 23.4375], 'FaceColor',[0 0 0]);
rectangle('Position',[398.438 -703.125 23.4375 23.4375], 'FaceColor',[0 0 0]);
rectangle('Position',[796.875 -1054.69 23.4375 23.4375], 'FaceColor',[1 1 1]);
rectangle('Position',[820.312 -1054.69 23.4375 23.4375], 'FaceColor',[0 0 0]);
rectangle('Position',[796.875 -1078.12 23.4375 23.4375], 'FaceColor',[1 1 1]);
rectangle('Position',[820.312 -1078.12 23.4375 23.4375], 'FaceColor',[0 0 0]);
rectangle('Position',[796.875 -1101.56 23.4375 23.4375], 'FaceColor',[1 1 1]);
rectangle('Position',[820.312 -1101.56 23.4375 23.4375], 'FaceColor',[0 0 0]);
rectangle('Position',[796.875 -1125 23.4375 23.4375], 'FaceColor',[1 1 1]);
rectangle('Position',[820.312 -1125 23.4375 23.4375], 'FaceColor',[0 0 0]);
rectangle('Position',[1125 -1054.69 23.4375 23.4375], 'FaceColor',[1 1 1]);
rectangle('Position',[1148.44 -1054.69 23.4375 23.4375], 'FaceColor',[1 1 1]);
rectangle('Position',[1125 -1078.12 23.4375 23.4375], 'FaceColor',[0 0 0]);
rectangle('Position',[1148.44 -1078.12 23.4375 23.4375], 'FaceColor',[0 0 0]);
rectangle('Position',[1171.88 -1054.69 23.4375 23.4375], 'FaceColor',[1 1 1]);
rectangle('Position',[1195.31 -1054.69 23.4375 23.4375], 'FaceColor',[1 1 1]);
rectangle('Position',[1171.88 -1078.12 23.4375 23.4375], 'FaceColor',[0 0 0]);
rectangle('Position',[1195.31 -1078.12 23.4375 23.4375], 'FaceColor',[0 0 0]);
rectangle('Position',[1218.75 -1054.69 23.4375 23.4375], 'FaceColor',[1 1 1]);
rectangle('Position',[1242.19 -1054.69 23.4375 23.4375], 'FaceColor',[1 1 1]);
rectangle('Position',[1218.75 -1078.12 23.4375 23.4375], 'FaceColor',[0 0 0]);
rectangle('Position',[1242.19 -1078.12 23.4375 23.4375], 'FaceColor',[0 0 0]);
rectangle('Position',[1265.62 -1054.69 23.4375 23.4375], 'FaceColor',[1 1 1]);
rectangle('Position',[1289.06 -1054.69 23.4375 23.4375], 'FaceColor',[1 1 1]);
rectangle('Position',[1265.62 -1078.12 23.4375 23.4375], 'FaceColor',[0 0 0]);
rectangle('Position',[1289.06 -1078.12 23.4375 23.4375], 'FaceColor',[0 0 0]);
rectangle('Position',[1312.5 -1054.69 23.4375 23.4375], 'FaceColor',[1 1 1]);
rectangle('Position',[1335.94 -1054.69 23.4375 23.4375], 'FaceColor',[1 1 1]);
rectangle('Position',[1312.5 -1078.12 23.4375 23.4375], 'FaceColor',[0 0 0]);
rectangle('Position',[1335.94 -1078.12 23.4375 23.4375], 'FaceColor',[0 0 0]);
rectangle('Position',[1359.38 -1054.69 23.4375 23.4375], 'FaceColor',[1 1 1]);
rectangle('Position',[1382.81 -1054.69 23.4375 23.4375], 'FaceColor',[1 1 1]);
rectangle('Position',[1359.38 -1078.12 23.4375 23.4375], 'FaceColor',[0 0 0]);
rectangle('Position',[1382.81 -1078.12 23.4375 23.4375], 'FaceColor',[0 0 0]);
rectangle('Position',[1406.25 -1054.69 23.4375 23.4375], 'FaceColor',[1 1 1]);
rectangle('Position',[1429.69 -1054.69 23.4375 23.4375], 'FaceColor',[1 1 1]);
rectangle('Position',[1406.25 -1078.12 23.4375 23.4375], 'FaceColor',[0 0 0]);
rectangle('Position',[1429.69 -1078.12 23.4375 23.4375], 'FaceColor',[0 0 0]);
rectangle('Position',[796.875 -1148.44 23.4375 23.4375], 'FaceColor',[1 1 1]);
rectangle('Position',[820.312 -1148.44 23.4375 23.4375], 'FaceColor',[0 0 0]);
rectangle('Position',[796.875 -1171.88 23.4375 23.4375], 'FaceColor',[1 1 1]);
rectangle('Position',[820.312 -1171.88 23.4375 23.4375], 'FaceColor',[0 0 0]);
rectangle('Position',[796.875 -1195.31 23.4375 23.4375], 'FaceColor',[1 1 1]);
rectangle('Position',[820.312 -1195.31 23.4375 23.4375], 'FaceColor',[0 0 0]);
rectangle('Position',[796.875 -1218.75 23.4375 23.4375], 'FaceColor',[1 1 1]);
rectangle('Position',[820.312 -1218.75 23.4375 23.4375], 'FaceColor',[0 0 0]);
rectangle('Position',[796.875 -1242.19 23.4375 23.4375], 'FaceColor',[1 1 1]);
rectangle('Position',[820.312 -1242.19 23.4375 23.4375], 'FaceColor',[0 0 0]);
rectangle('Position',[796.875 -1265.62 23.4375 23.4375], 'FaceColor',[1 1 1]);
rectangle('Position',[820.312 -1265.62 23.4375 23.4375], 'FaceColor',[0 0 0]);
rectangle('Position',[796.875 -1289.06 23.4375 23.4375], 'FaceColor',[1 1 1]);
rectangle('Position',[820.312 -1289.06 23.4375 23.4375], 'FaceColor',[0 0 0]);
rectangle('Position',[796.875 -1312.5 23.4375 23.4375], 'FaceColor',[1 1 1]);
rectangle('Position',[820.312 -1312.5 23.4375 23.4375], 'FaceColor',[0 0 0]);
rectangle('Position',[796.875 -1335.94 23.4375 23.4375], 'FaceColor',[1 1 1]);
rectangle('Position',[820.312 -1335.94 23.4375 23.4375], 'FaceColor',[0 0 0]);
rectangle('Position',[796.875 -1359.38 23.4375 23.4375], 'FaceColor',[1 1 1]);
rectangle('Position',[820.312 -1359.38 23.4375 23.4375], 'FaceColor',[0 0 0]);
rectangle('Position',[796.875 -1382.81 23.4375 23.4375], 'FaceColor',[1 1 1]);
rectangle('Position',[820.312 -1382.81 23.4375 23.4375], 'FaceColor',[0 0 0]);
rectangle('Position',[796.875 -1406.25 23.4375 23.4375], 'FaceColor',[1 1 1]);
rectangle('Position',[820.312 -1406.25 23.4375 23.4375], 'FaceColor',[0 0 0]);
rectangle('Position',[796.875 -1429.69 23.4375 23.4375], 'FaceColor',[1 1 1]);
rectangle('Position',[820.312 -1429.69 23.4375 23.4375], 'FaceColor',[0 0 0]);
rectangle('Position',[796.875 -1453.12 23.4375 23.4375], 'FaceColor',[1 1 1]);
rectangle('Position',[820.312 -1453.12 23.4375 23.4375], 'FaceColor',[0 0 0]);
X=[1400,1359.38,1218.75,1218.75,1078.12,1078.12,1007.81,960.938,914.062,867.188,820.312,773.438,726.562,679.688,609.375,515.625,421.875,281.25,234.375,234.375,140.625,100];
Y=[-100,-140.625,-281.25,-468.75,-609.375,-703.125,-773.438,-820.312,-820.312,-820.312,-820.312,-820.312,-820.312,-820.312,-796.875,-703.125,-609.375,-468.75,-328.125,-234.375,-140.625,-100];
hold on;
plot(X,Y,'r');
legend('4558.75','Location','southoutside');
